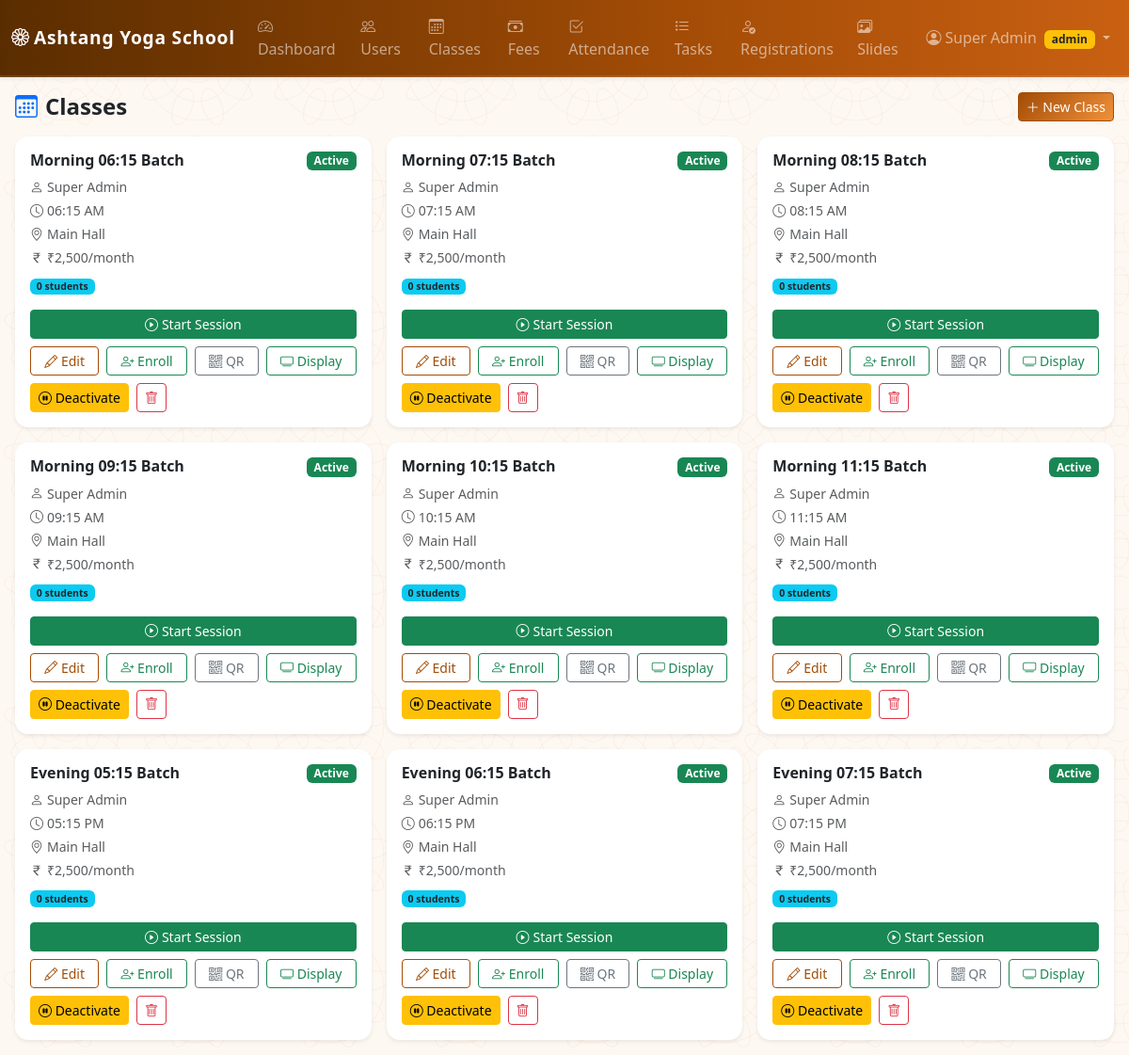
The app's page /admin/classes (signed in) with its own data.
### app/models.py (models this page shows, shortened)
class User(db.Model, UserMixin):
    __tablename__ = 'user'
    id = db.Column(db.Integer, primary_key=True)
    name = db.Column(db.String(100), nullable=False)
    email = db.Column(db.String(120), unique=True, nullable=False)
    phone = db.Column(db.String(20))
    password_hash = db.Column(db.String(256), nullable=False)
    role = db.Column(db.String(20), nullable=False)  # admin, instructor, student
    profile_photo = db.Column(db.String(255))
    blood_group = db.Column(db.String(10))
    medical_condition = db.Column(db.Text)
    is_active = db.Column(db.Boolean, default=True, nullable=False)
    created_at = db.Column(db.DateTime, default=now_ist)
    enrollments = db.relationship('StudentClass', foreign_keys='StudentClass.student_id',
                                  backref='student', lazy='dynamic')

class YogaClass(db.Model):
    __tablename__ = 'yoga_class'
    id = db.Column(db.Integer, primary_key=True)
    name = db.Column(db.String(100), nullable=False)
    instructor_id = db.Column(db.Integer, db.ForeignKey('user.id'), nullable=False)
    schedule_time = db.Column(db.String(100))
    location = db.Column(db.String(200))
    monthly_fee_amount = db.Column(db.Float, nullable=False)
    is_active = db.Column(db.Boolean, default=True)
    created_at = db.Column(db.DateTime, default=now_ist)
    instructor = db.relationship('User', foreign_keys=[instructor_id],
                                 backref=db.backref('taught_classes', lazy='dynamic'))
    enrollments = db.relationship('StudentClass', foreign_keys='StudentClass.class_id',
                                  backref='yoga_class', lazy='dynamic')
    sessions = db.relationship('ClassSession', backref='yoga_class', lazy='dynamic')

### app/admin/routes.py (the view)
@bp.route('/classes')
@login_required
@admin_required
def classes():
    all_classes = sorted(
        YogaClass.query.all(),
        key=lambda c: (0 if 'Morning' in (c.name or '') else 1, c.schedule_time or '')
    )
    return render_template('admin/classes.html', classes=all_classes)

### app/models.py (called while the page is built)
@login_manager.user_loader
def load_user(user_id):
    return User.query.get(int(user_id))

### app/templates/admin/classes.html (shortened to what this page needs)
{% extends "base.html" %}
{% block content %}
<div class="d-flex justify-content-between align-items-center mb-3">
  <h4 class="fw-bold mb-0"><i class="bi bi-calendar3 me-2 text-primary"></i>Classes</h4>
  <a href="{{ url_for('admin.class_new') }}" class="btn btn-primary btn-sm">
    <i class="bi bi-plus-lg"></i> New Class
  </a>
</div>
<div class="row g-3">
  {% for yc in classes %}
  <div class="col-12 col-md-6 col-lg-4">
    <div class="card shadow-sm border-0 h-100">
      <div class="card-body">
        <div class="d-flex justify-content-between align-items-start">
          <h6 class="card-title fw-bold">{{ yc.name }}</h6>
          {% if yc.is_active %}
          <span class="badge bg-success">Active</span>
          {% else %}
          <span class="badge bg-secondary">Inactive</span>
          {% endif %}
        </div>
        <p class="text-muted small mb-1"><i class="bi bi-person me-1"></i>{{ yc.instructor.name }}</p>
        <p class="text-muted small mb-1"><i class="bi bi-clock me-1"></i>{{ yc.schedule_time or 'TBD' }}</p>
        <p class="text-muted small mb-1"><i class="bi bi-geo-alt me-1"></i>{{ yc.location or 'TBD' }}</p>
        <p class="text-muted small mb-2"><i class="bi bi-currency-rupee me-1"></i>₹{{ "{:,.0f}".format(yc.monthly_fee_amount) }}/month</p>
        <p class="small mb-3">
          <span class="badge bg-info text-dark">{{ yc.enrollments.filter_by(is_active=True).count() }} students</span>
        </p>
        {% set live = yc.sessions.filter_by(is_active=True).first() %}
        <div class="d-flex gap-2 flex-wrap mb-2">
          {% if yc.is_active %}
            {% if live %}
            <a href="{{ url_for('instructor.session_live', session_id=live.id) }}"
               class="btn btn-sm btn-danger w-100">
              <i class="bi bi-broadcast me-1"></i>Live — View / End
            </a>
            {% else %}
            <form method="POST" action="{{ url_for('instructor.session_start', class_id=yc.id) }}" class="w-100">
              <button class="btn btn-sm btn-success w-100">
                <i class="bi bi-play-circle me-1"></i>Start Session
              </button>
            </form>
            {% endif %}
          {% endif %}
        </div>
        <div class="d-flex gap-2 flex-wrap">
          <a href="{{ url_for('admin.class_edit', class_id=yc.id) }}" class="btn btn-sm btn-outline-primary flex-grow-1">
            <i class="bi bi-pencil"></i> Edit
          </a>
          <a href="{{ url_for('admin.class_enroll', class_id=yc.id) }}" class="btn btn-sm btn-outline-success flex-grow-1">
            <i class="bi bi-person-plus"></i> Enroll
          </a>
          <a href="{{ url_for('admin.class_qr', class_id=yc.id) }}" class="btn btn-sm btn-outline-secondary flex-grow-1">
            <i class="bi bi-qr-code"></i> QR
          </a>
          <a href="{{ url_for('attendance.class_display', class_id=yc.id) }}" target="_blank"
             class="btn btn-sm btn-outline-success flex-grow-1">
            <i class="bi bi-tv"></i> Display
          </a>
          <form method="POST" action="{{ url_for('admin.class_toggle_active', class_id=yc.id) }}">
            <button type="submit" class="btn btn-sm {{ 'btn-warning' if yc.is_active else 'btn-success' }}"
                    title="{{ 'Deactivate class' if yc.is_active else 'Activate class' }}">
              <i class="bi {{ 'bi-pause-circle' if yc.is_active else 'bi-play-circle' }}"></i>
              {{ 'Deactivate' if yc.is_active else 'Activate' }}
            </button>
          </form>
          <form method="POST" action="{{ url_for('admin.class_delete', class_id=yc.id) }}"
                onsubmit="return confirm('Delete {{ yc.name }}? This cannot be undone.')">
            <button type="submit" class="btn btn-sm btn-outline-danger">
              <i class="bi bi-trash"></i>
            </button>
          </form>
        </div>
      </div>
    </div>
  </div>
  {% else %}
  <div class="col"><p class="text-muted">No classes yet. <a href="{{ url_for('admin.class_new') }}">Create one</a>.</p></div>
  {% endfor %}
</div>
{% endblock %}

### app/templates/base.html (shortened to what this page needs)
<!DOCTYPE html>
<html lang="en">
<head>
  <link href="https://cdn.jsdelivr.net/npm/bootstrap@5.3.3/dist/css/bootstrap.min.css" rel="stylesheet" />
  <link href="https://cdn.jsdelivr.net/npm/bootstrap-icons@1.11.3/font/bootstrap-icons.css" rel="stylesheet" />
  <link href="{{ url_for('static', filename='css/style.css') }}" rel="stylesheet" />
</head>
<body>
<nav class="navbar navbar-expand-lg navbar-dark navbar-yoga sticky-top shadow-sm">
  <div class="container-fluid">
    <a class="navbar-brand fw-bold" href="{{ url_for('index') }}">
      <i class="bi bi-flower1 me-1"></i>Ashtang Yoga School
    </a>
    {% if current_user.is_authenticated %}
    <div class="collapse navbar-collapse" id="navMenu">
      <ul class="navbar-nav me-auto">
        {% if current_user.role == 'admin' %}
          <li class="nav-item"><a class="nav-link" href="{{ url_for('admin.dashboard') }}"><i class="bi bi-speedometer2"></i> Dashboard</a></li>
          <li class="nav-item"><a class="nav-link" href="{{ url_for('admin.users') }}"><i class="bi bi-people"></i> Users</a></li>
          <li class="nav-item"><a class="nav-link" href="{{ url_for('admin.classes') }}"><i class="bi bi-calendar3"></i> Classes</a></li>
          <li class="nav-item"><a class="nav-link" href="{{ url_for('admin.fees') }}"><i class="bi bi-cash-stack"></i> Fees</a></li>
          <li class="nav-item"><a class="nav-link" href="{{ url_for('admin.attendance') }}"><i class="bi bi-check2-square"></i> Attendance</a></li>
          <li class="nav-item"><a class="nav-link" href="{{ url_for('instructor.tasks') }}"><i class="bi bi-list-task"></i> Tasks</a></li>
          <li class="nav-item"><a class="nav-link" href="{{ url_for('admin.registrations') }}"><i class="bi bi-person-check"></i> Registrations</a></li>
          <li class="nav-item"><a class="nav-link" href="{{ url_for('admin.carousel') }}"><i class="bi bi-images"></i> Slides</a></li>
        {% elif current_user.role == 'instructor' %}
          <li class="nav-item"><a class="nav-link" href="{{ url_for('instructor.dashboard') }}"><i class="bi bi-speedometer2"></i> Dashboard</a></li>
          <li class="nav-item"><a class="nav-link" href="{{ url_for('instructor.tasks') }}"><i class="bi bi-list-task"></i> Tasks</a></li>
        {% endif %}
      </ul>
      <ul class="navbar-nav">
        <li class="nav-item dropdown">
          <a class="nav-link dropdown-toggle" href="#" data-bs-toggle="dropdown">
            <i class="bi bi-person-circle me-1"></i>{{ current_user.name }}
            <span class="badge bg-warning text-dark ms-1">{{ current_user.role }}</span>
          </a>
        </li>
      </ul>
    </div>
    {% endif %}
  </div>
</nav>
<div class="toast-container position-fixed top-0 end-0 p-3">
</div>
<main class="container-fluid px-3 py-3">
  {% block content %}{% endblock %}
</main>
</body>
</html>

### app/static/css/style.css (style rules this page uses)
:root { --yoga-saffron: #d4640a; --yoga-saffron-lt: #f0913a; --yoga-saffron-dk: #a34c06; --yoga-green: #3a6b35; --yoga-green-dark: #2a4f26; --yoga-maroon: #7b1f1f; --yoga-brown: #795548; --yoga-tan: #d7c4a8; --yoga-cream: #fdf8f2; }
body { font-family: 'Segoe UI', system-ui, -apple-system, sans-serif; background-color: var(--yoga-cream) !important; background-size: 140px 140px; }
.navbar.navbar-yoga { background: linear-gradient(90deg, #5a2d00 0%, #a34c06 60%, #c96012 100%) !important; border-bottom: 2px solid rgba(255,255,255,0.1); }
.navbar.navbar-yoga .navbar-brand { font-size: 1.2rem; letter-spacing: .04em; }
.btn-primary { background: linear-gradient(135deg, var(--yoga-saffron-dk), var(--yoga-saffron-lt)) !important; border-color: var(--yoga-saffron-dk) !important; color: #fff !important; }
.btn-outline-primary { color: var(--yoga-saffron-dk) !important; border-color: var(--yoga-saffron-dk) !important; }
.card { border-radius: 14px; }
.navbar { z-index: 1040; }
.toast-container { z-index: 1090; }

### records on screen
User: name "Super Admin", role "admin"
YogaClass: name "Morning 06:15 Batch", shows "Active", instructor.name "Super Admin", schedule_time "06:15 AM", location "Main Hall", monthly_fee_amount "2,500", enrollments.filter_by "0", is_active "Deactivate"
YogaClass: name "Morning 07:15 Batch", shows "Active", instructor.name "Super Admin", schedule_time "07:15 AM", location "Main Hall", monthly_fee_amount "2,500", enrollments.filter_by "0", is_active "Deactivate"
YogaClass: name "Morning 08:15 Batch", shows "Active", instructor.name "Super Admin", schedule_time "08:15 AM", location "Main Hall", monthly_fee_amount "2,500", enrollments.filter_by "0", is_active "Deactivate"
YogaClass: name "Morning 09:15 Batch", shows "Active", instructor.name "Super Admin", schedule_time "09:15 AM", location "Main Hall", monthly_fee_amount "2,500", enrollments.filter_by "0", is_active "Deactivate"
YogaClass: name "Morning 10:15 Batch", shows "Active", instructor.name "Super Admin", schedule_time "10:15 AM", location "Main Hall", monthly_fee_amount "2,500", enrollments.filter_by "0", is_active "Deactivate"
YogaClass: name "Morning 11:15 Batch", shows "Active", instructor.name "Super Admin", schedule_time "11:15 AM", location "Main Hall", monthly_fee_amount "2,500", enrollments.filter_by "0", is_active "Deactivate"
YogaClass: name "Evening 05:15 Batch", shows "Active", instructor.name "Super Admin", schedule_time "05:15 PM", location "Main Hall", monthly_fee_amount "2,500", enrollments.filter_by "0", is_active "Deactivate"
YogaClass: name "Evening 06:15 Batch", shows "Active", instructor.name "Super Admin", schedule_time "06:15 PM", location "Main Hall", monthly_fee_amount "2,500", enrollments.filter_by "0", is_active "Deactivate"
YogaClass: name "Evening 07:15 Batch", shows "Active", instructor.name "Super Admin", schedule_time "07:15 PM", location "Main Hall", monthly_fee_amount "2,500", enrollments.filter_by "0", is_active "Deactivate"
